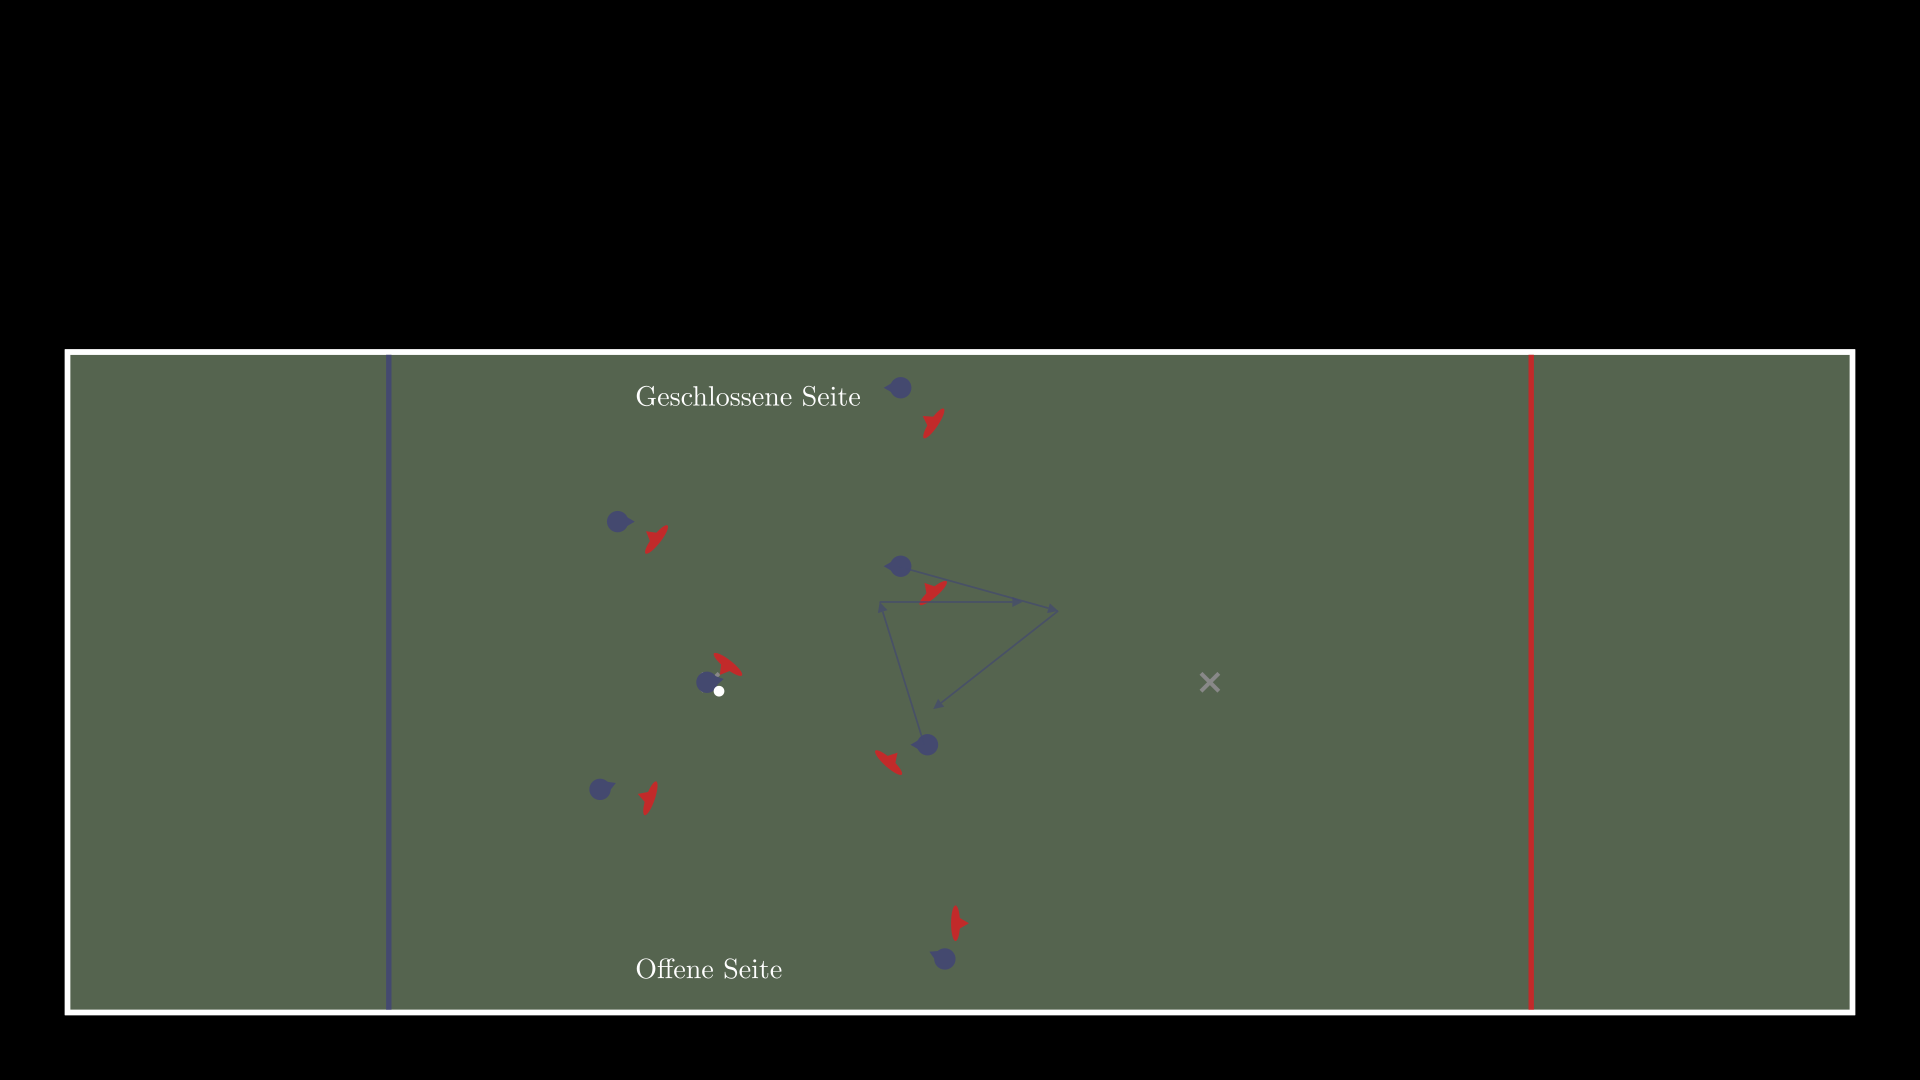

This chart was generated by the following Python code:
from manim_animations import create_movie
from scenes import UltimateScene
from manim import *


class Thumbnail(UltimateScene):
    def construct(self):
        f, s = self.prepare()
        f.load_state(s[0])
        self.add(f.get_arrows(s[0], s[1], players="o5 o6", buffer=0))
        self.add(f.get_arrows(s[1], s[2], players="o5 o6", buffer=0))
        self.add(Tex("Offene Seite", font_size=20).next_to(f.cs.c2p([[37, 30]]), UR))
        self.add(Tex("Geschlossene Seite", font_size=20).next_to(f.cs.c2p([[0, 30]]), DR))
        # angle, label = f.get_angle_measurement(f.get_player("o1"), f.get_player("o2"))
        # angle.set_opacity(0.3)
        # self.add(label, angle)


class Animation(UltimateScene):
    def construct(self):
        f, s = self.prepare()
        self.write("Aufstellung nach Brick. Cutting-initiiert", animate=False)
        self.write_small("Ganzer Durchlauf", animate=False)
        self.wait()
        f.transition(s[0], run_time=1)
        f.transition(s[1], run_time=1)
        f.transition(s[2], run_time=1)
        self.wait()


def render_scene():
    create_movie(Thumbnail, debug=False, hq=True)
    create_movie(Animation, debug=False, hq=True)


if __name__ == "__main__":
    render_scene()
